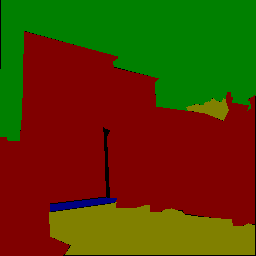
#> input picture VOCdevkit/VOC2007/SegmentationClass/0.png, 256 x 256 px; its folder holds 4 pictures in this run
$ python voc_annotation.py
#> lines starting #> are read from the running program, lines starting #| are printed output that depends on the picture
import os
import random

import numpy as np
from PIL import Image
from tqdm import tqdm

#-------------------------------------------------------#
#   想要增加测试集修改trainval_percent
#   修改train_percent用于改变验证集的比例 9:1
#
#   当前该库将测试集当作验证集使用，不单独划分测试集
#-------------------------------------------------------#
trainval_percent    = 1
train_percent       = 0.7
#-------------------------------------------------------#
#   指向VOC数据集所在的文件夹
#   默认指向根目录下的VOC数据集
#-------------------------------------------------------#
VOCdevkit_path      = 'VOCdevkit'

if __name__ == "__main__":
    random.seed(0)
    print("Generate txt in ImageSets.")
    segfilepath     = os.path.join(VOCdevkit_path, 'VOC2007/SegmentationClass')
    saveBasePath    = os.path.join(VOCdevkit_path, 'VOC2007/ImageSets/Segmentation')

    temp_seg = os.listdir(segfilepath)
    total_seg = []
    for seg in temp_seg:
        if seg.endswith(".png"):
            total_seg.append(seg)

    num     = len(total_seg)
    list    = range(num)
    tv      = int(num*trainval_percent)
    tr      = int(tv*train_percent)
    trainval= random.sample(list,tv)
    train   = random.sample(trainval,tr)

    print("train and val size",tv)
    print("traub suze",tr)
    ftrainval   = open(os.path.join(saveBasePath,'trainval.txt'), 'w')
    ftest       = open(os.path.join(saveBasePath,'test.txt'), 'w')
    ftrain      = open(os.path.join(saveBasePath,'train.txt'), 'w')
    fval        = open(os.path.join(saveBasePath,'val.txt'), 'w')

    for i in list:
        name = total_seg[i][:-4]+'\n'
        if i in trainval:
            ftrainval.write(name)
            if i in train:
                ftrain.write(name)
            else:
                fval.write(name)
        else:
            ftest.write(name)

    ftrainval.close()
    ftrain.close()
    fval.close()
    ftest.close()
    print("Generate txt in ImageSets done.")

    print("Check datasets format, this may take a while.")
    print("检查数据集格式是否符合要求，这可能需要一段时间。")
    classes_nums        = np.zeros([256], np.int32)
    for i in tqdm(list):
        name            = total_seg[i]
        png_file_name   = os.path.join(segfilepath, name)
        if not os.path.exists(png_file_name):
            raise ValueError("未检测到标签图片%s，请查看具体路径下文件是否存在以及后缀是否为png。"%(png_file_name))

        png             = np.array(Image.open(png_file_name), np.uint8)
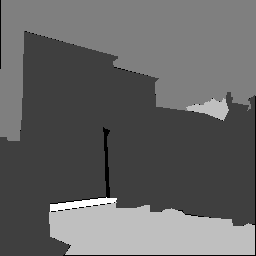
#> png: shape (256, 256); min 0, max 4, mean 1.59; drawn with min black and max white
        if len(np.shape(png)) > 2:
            print("标签图片%s的shape为%s，不属于灰度图或者八位彩图，请仔细检查数据集格式。"%(name, str(np.shape(png))))
            print("标签图片需要为灰度图或者八位彩图，标签的每个像素点的值就是这个像素点所属的种类。"%(name, str(np.shape(png))))

        classes_nums += np.bincount(np.reshape(png, [-1]), minlength=256)
#> classes_nums = 256 values, max 34821 at index 1, min 0 at index 5, mean 256
#> pass 2 of the loop `for i in tqdm(list):`:
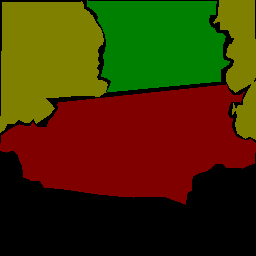
#> input picture VOCdevkit/VOC2007/SegmentationClass/101.png, 256 x 256 px
#> `png             = np.array(Image.open(png_file_name), np.uint8)`:
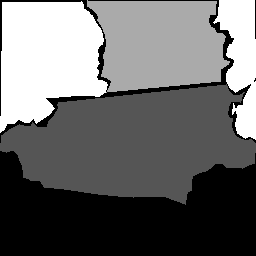
#> png: shape (256, 256); min 0, max 3, mean 1.26; drawn with min black and max white
#> classes_nums = 256 values, max 54993 at index 1, min 0 at index 5, mean 512
#> pass 3 of the loop `for i in tqdm(list):`:
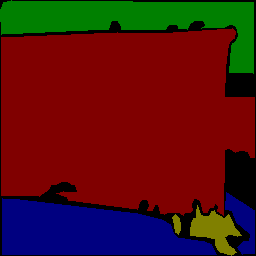
#> input picture VOCdevkit/VOC2007/SegmentationClass/102.png, 256 x 256 px
#> `png             = np.array(Image.open(png_file_name), np.uint8)`:
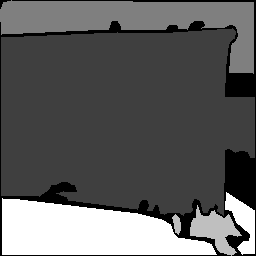
#> png: shape (256, 256); min 0, max 4, mean 1.5; drawn with min black and max white
#> classes_nums = 256 values, max 94761 at index 1, min 0 at index 5, mean 768
#> the loop made 4 passes; the first 3 are shown

    print("打印像素点的值与数量。")
    print('-' * 37)
    print("| %15s | %15s |"%("Key", "Value"))
    print('-' * 37)
    for i in range(256):
        if classes_nums[i] > 0:
            print("| %15s | %15s |"%(str(i), str(classes_nums[i])))
            print('-' * 37)
#> this loop made 256 passes

    if classes_nums[255] > 0 and classes_nums[0] > 0 and np.sum(classes_nums[1:255]) == 0:
        print("检测到标签中像素点的值仅包含0与255，数据格式有误。")
        print("二分类问题需要将标签修改为背景的像素点值为0，目标的像素点值为1。")
    elif classes_nums[0] > 0 and np.sum(classes_nums[1:]) == 0:
        print("检测到标签中仅仅包含背景像素点，数据格式有误，请仔细检查数据集格式。")

    print("JPEGImages中的图片应当为.jpg文件、SegmentationClass中的图片应当为.png文件。")
    print("如果格式有误，参考:")
    print("https://github.com/bubbliiiing/segmentation-format-fix")
